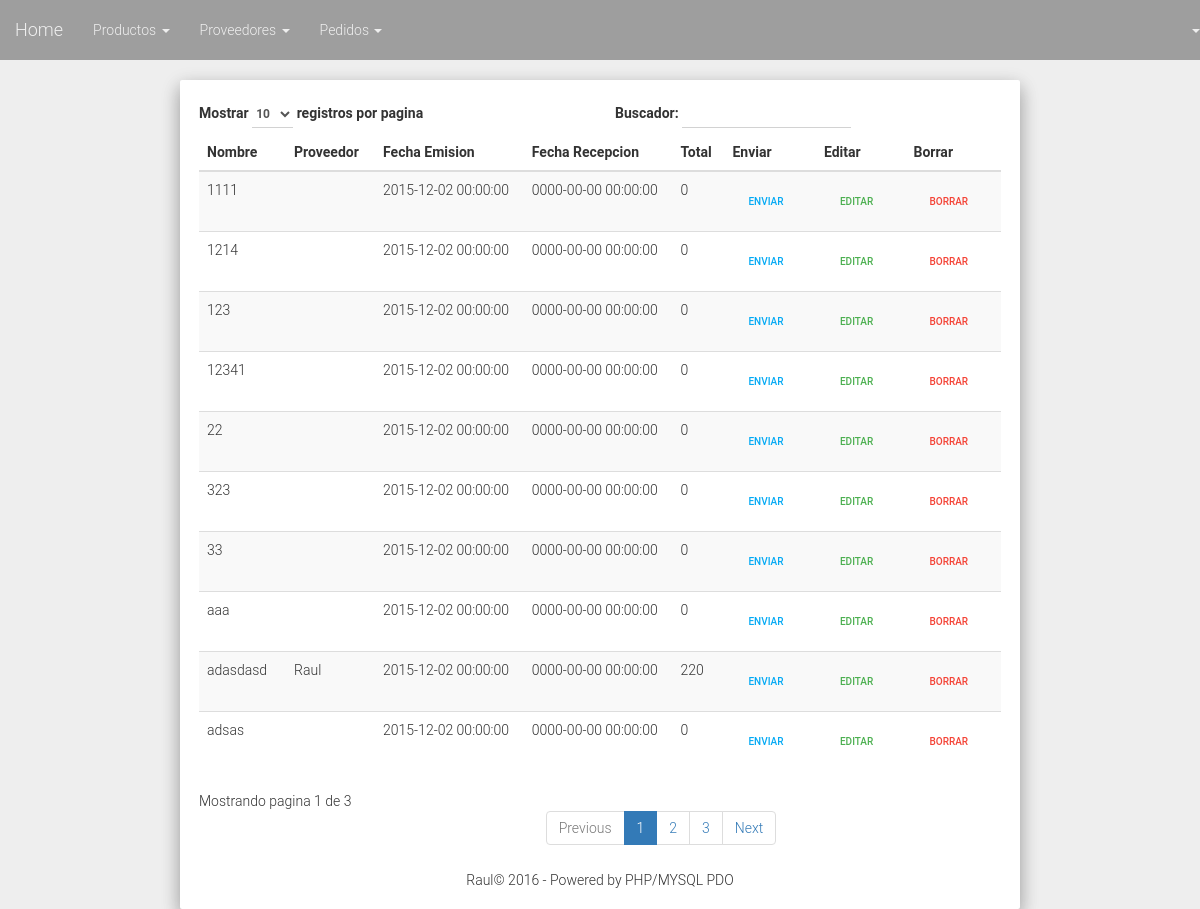
/ver_pedidos.php (signed in), run on the app's committed database.
### tables this page shows
CREATE TABLE IF NOT EXISTS `pedido` (
  `id` int(11) NOT NULL,
  `referencia` varchar(50) NOT NULL,
  `fecha` datetime NOT NULL,
  `proveedor` int(11) NOT NULL,
  `fecha_recepcion` datetime NOT NULL,
  `totalpedido` float NOT NULL
);

CREATE TABLE IF NOT EXISTS `proveedor` (
  `id` int(11) NOT NULL,
  `nombre` varchar(50) NOT NULL,
  `direccion` varchar(150) NOT NULL,
  `email` varchar(100) NOT NULL,
  `telefono` varchar(50) NOT NULL,
  `provincia` varchar(50) NOT NULL,
  `activo` bit(1) DEFAULT b'1'
);

### lib/Conexion.php (called while the page is built, shortened)
<?php
    class Conexion{
        private $dataBase;
        function __construct(){
            $this->dataBase = new PDO("mysql:host=". Config::$SERVER .";dbname=".Config::$DATABASE, Config::$USER, Config::$PASS);
        }
        function ejecutarSelect($query){
           try {
                return   $this->dataBase->query($query);
           } catch(PDOException $ex) {
                echo "An Error occured!";
                some_logging_function($ex->getMessage());
           }
       }
      function desconectar(){
          $this->dataBase = null;
      }
    }
?>

### ver_pedidos.php (the view, shortened to what this page needs)
<?php
    include 'lib/Conexion.php';
    $db = new Conexion();
    $tabla = "";
    if ($resultado = $db->ejecutarSelect(Consultas::$verpedidos)){
        if($resultado->rowCount() > 0){
            foreach ($resultado as $linea) {
                $tabla .="<tr>";
                $tabla .="<td>".$linea['referencia']."</td>";
                $tabla .="<td>".$linea['nombre']."</td>";
                $tabla .="<td>".$linea['fecha']."</td>";
                $tabla .="<td>".$linea['fecha_recepcion']."</td>";
                $tabla .="<td>".$linea['totalpedido']."</td>";
                $tabla .="<td><a class='btn btn-flat btn-info btn-xs'>Enviar</a></td>";
                $tabla .="<td><a class='btn btn-flat btn-success btn-xs'>Editar</a></td>";
                $tabla .="<td><a class='btn btn-flat btn-danger btn-xs' href='borrar.php'>Borrar</a></td>";
                $tabla .="</tr>";
            }
        }else{
            echo "No hay pedidos";
        }
    }else{
        echo "Ha habido algun error a la hora de ejecutar la consulta";
    }
?>
<!DOCTYPE HTML>
<html>
    <head>
        <?php
            include 'lib/cabecera.php';
        ?>
    </head>
    <body>
        <?php
            include 'lib/menu.php';
        ?>
        <div class="well bs-component" style="width: 70%; margin: 0 auto;">
            <table class="table table-striped table-hover">
                <thead>
                    <th>Nombre</th>
                    <th>Proveedor</th>
                    <th>Fecha Emision</th>
                    <th>Fecha Recepcion</th>
                    <th>Total</th>
                    <th>Enviar</th>
                    <th>Editar</th>
                    <th>Borrar</th>
                </thead>
                <tbody>
                    <?php echo $tabla; ?>
                </tbody>
            </table>
            <?php include 'lib/pie.php'; ?>
        </div>
    </body>
</html>

### data on the page
pedido: referencia "33", fecha "2015-12-02 00:00:00", fecha_recepcion "0000-00-00 00:00:00", totalpedido "0"
pedido: referencia "22", fecha "2015-12-02 00:00:00", fecha_recepcion "0000-00-00 00:00:00", totalpedido "0"
pedido: referencia "1111", fecha "2015-12-02 00:00:00", fecha_recepcion "0000-00-00 00:00:00", totalpedido "0"
pedido: referencia "1214", fecha "2015-12-02 00:00:00", fecha_recepcion "0000-00-00 00:00:00", totalpedido "0"
pedido: referencia "12341", fecha "2015-12-02 00:00:00", fecha_recepcion "0000-00-00 00:00:00", totalpedido "0"
pedido: referencia "323", fecha "2015-12-02 00:00:00", fecha_recepcion "0000-00-00 00:00:00", totalpedido "0"
pedido: referencia "adasdasd", proveedor.nombre "Raul", fecha "2015-12-02 00:00:00", fecha_recepcion "0000-00-00 00:00:00", totalpedido "220"
pedido: referencia "123", fecha "2015-12-02 00:00:00", fecha_recepcion "0000-00-00 00:00:00", totalpedido "0"
pedido: referencia "aaa", fecha "2015-12-02 00:00:00", fecha_recepcion "0000-00-00 00:00:00", totalpedido "0"
pedido: referencia "adsas", fecha "2015-12-02 00:00:00", fecha_recepcion "0000-00-00 00:00:00", totalpedido "0"
